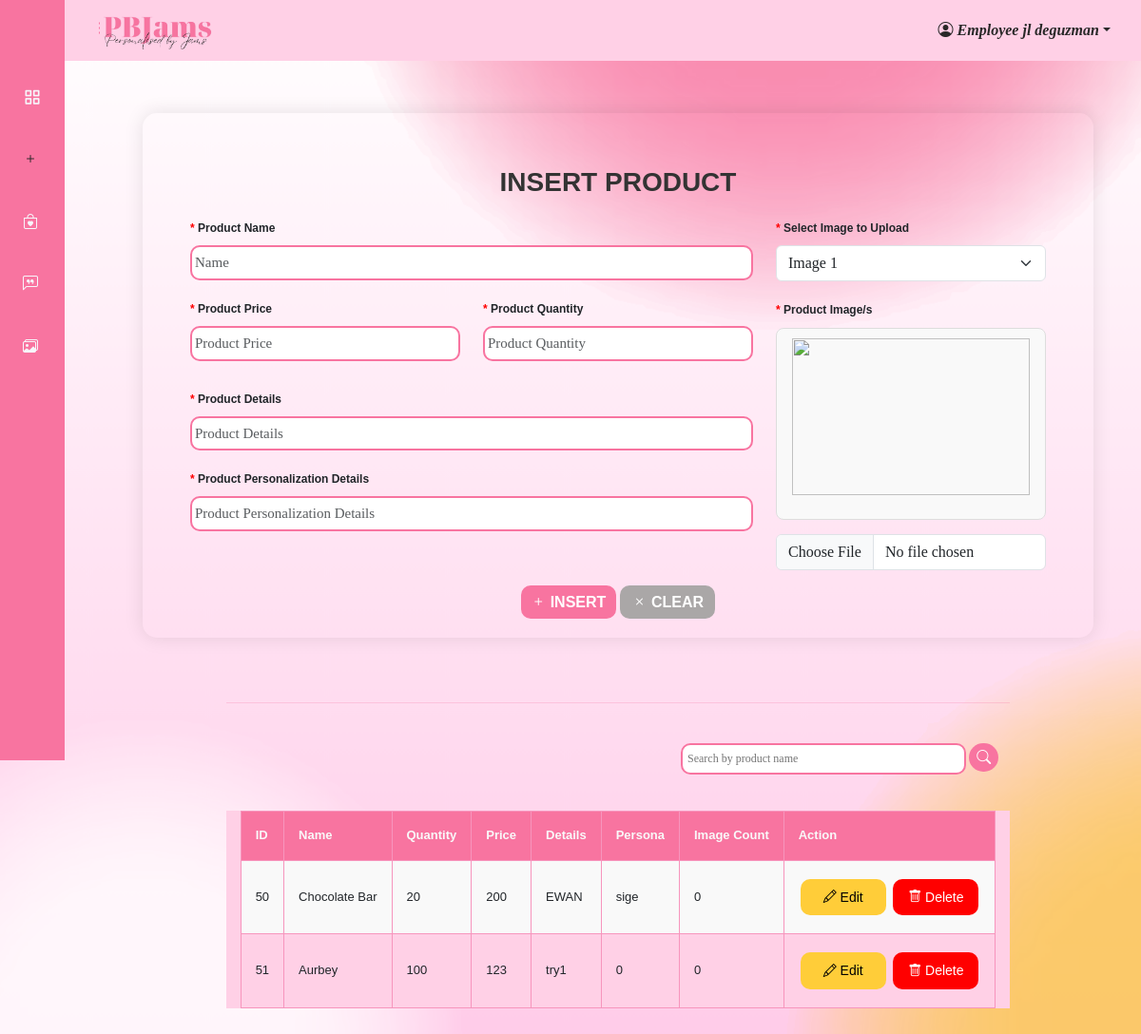
The app's page /admin_side/insert_product.php (signed in) with its own data.
### tables this page shows
CREATE TABLE `products` (
  `p_id` int(3) NOT NULL,
  `Name` varchar(50) NOT NULL,
  `Quantity` int(3) NOT NULL,
  `Price` float NOT NULL,
  `Details` text NOT NULL,
  `Persona` text NOT NULL
);

### admin_side/insert_product.php (the view, shortened to what this page needs)
<!DOCTYPE html>
<html lang="en">
<?php
$servername = 'localhost';
$username = 'root';
$password = '';
$dbname = 'client_db';
$conn = mysqli_connect($servername, $username, $password, $dbname);
$adminstate = '';
if (isset($_SESSION['AdmOrEmp'])) {
    $adminstate = intval($_SESSION['AdmOrEmp']);
    if ($adminstate === 1) {
        $adminstate = "Admin";
    } elseif ($adminstate === 0) {
        $adminstate = "Employee";
    }
} else {
    header("Location: admin_login.php");
    exit();
}
$admin_id = $_SESSION['admin_id'] ?? null;
$admin_name = '';
if ($admin_id) {
    $stmt = $conn->prepare("SELECT first_name, last_name, username FROM admins WHERE admin_id = ?");
    $stmt->bind_param("i", $admin_id);
    $stmt->execute();
    $result = $stmt->get_result();
    if ($result->num_rows > 0) {
        $admin = $result->fetch_assoc();
        $admin_name = htmlspecialchars($admin['first_name'] . ' ' . $admin['last_name']);
    }
}
        if (isset($_GET['search'])) {
            $search = '%' . $_GET['search'] . '%';
        $stmt = $conn->prepare("SELECT
            p.p_id,
            p.name,
            p.quantity,
            p.price,
            p.details,
            p.persona,
            i.image,
            COUNT(i.p_id) as image_count
        FROM
            products p
        LEFT JOIN
            images i ON p.p_id = i.p_id
        WHERE
            p.name LIKE ?
        GROUP BY
            p.p_id");
            $stmt->bind_param("s", $search);
            $stmt->execute();
            $result = $stmt->get_result();
        } else {
            $stmt = $conn->prepare("SELECT
                p.p_id,
                p.name,
                p.quantity,
                p.price,
                p.details,
                p.persona,
                i.image,
                COUNT(i.p_id) as image_count
            FROM
                products p
            LEFT JOIN
                images i ON p.p_id = i.p_id
            GROUP BY
                p.p_id");
            $stmt->execute();
            $result = $stmt->get_result();
        }
?>
<head>
    <link href="https://cdn.jsdelivr.net/npm/bootstrap@5.3.3/dist/css/bootstrap.min.css" rel="stylesheet">
    <link rel="stylesheet" href="/CIP-1101 FINAL PROJECT-20240522T032656Z-001/CIP-1101 FINAL PROJECT/nav.css">
    <link rel="stylesheet" href="https://cdn.jsdelivr.net/npm/bootstrap-icons@1.11.3/font/bootstrap-icons.min.css">
    <link rel="stylesheet" href="https://use.fontawesome.com/releases/v5.15.4/css/all.css"/>
    <link href="https://cdn.jsdelivr.net/npm/bootstrap-icons@1.4.1/font/bootstrap-icons.css" rel="stylesheet">
    <link rel="stylesheet" href="https://maxcdn.bootstrapcdn.com/bootstrap/4.5.2/css/bootstrap.min.css">
    <link href="https://stackpath.bootstrapcdn.com/bootstrap/5.1.3/css/bootstrap.min.css" rel="stylesheet">
    <link href="https://cdn.jsdelivr.net/npm/bootstrap@5.0.0-beta1/dist/css/bootstrap.min.css" rel="stylesheet">
    <link href="https://cdn.jsdelivr.net/npm/boxicons@latest/css/boxicons.min.css" rel="stylesheet">
    <link rel="stylesheet" href="https://cdn.jsdelivr.net/npm/bootstrap-icons@1.11.3/font/bootstrap-icons.min.css">
    <link href="https://maxcdn.bootstrapcdn.com/bootstrap/5.3.0/css/bootstrap.min.css" rel="stylesheet">
    <link rel="stylesheet" href="./css/insert_product.css">
</head>
<body id="body-pd" style="background-image:url('./assets/bg.png');">
    <header class="header" id="header">
        <div class="header_toggle"> <i class='bx bx-menu' id="header-toggle"></i> </div>
        <div class="header_logo"> <img src ="./assets/header.jpg"> </div>
        <div class="dropdown">
                <a href="#" class="dropdown-toggle" data-bs-toggle="dropdown" aria-expanded="false"><i class="bi bi-person-circle"> <?php echo $adminstate; ?> <?php echo $admin_name; ?></i></a>
            </div>
    </header>
    <div class="l-navbar" id="nav-bar">
        <nav class="nav">
            <div class ="nav_con">
                <div class="nav_list">
                    <a href="" class="nav_link">
                       <br>
                    </a>
                    <a href="./admin_dashboard.php" class="nav_link">
                        <i class='bx bx-grid-alt nav_icon'></i>
                    </a>
                    <a href="./insert_product.php" class="nav_link active">
                        <i class="bi bi-plus"></i>
                    </a>
                    <a href="./manage_order.php" class="nav_link">
                        <i class="bi bi-bag-heart"></i>
                    </a>
                    <a href="./manage_reviews.php" class="nav_link">
                    <i class="bi bi-chat-left-quote"></i>
                    <a href="./manage_gallery.php" class="nav_link">
                        <i class="bi bi-images"></i>
                    </a>
                </div>
            </div>
        </nav>
    </div>
<section class="outer">
    <div class="container"><br>
        <h3>INSERT PRODUCT</h3>
        <form runat="server" action="insert_product.php" method="POST" enctype="multipart/form-data">
            <div class="row">
                <div class="col-md-8">
                    <div class="mb-3">
                        <label for="product_name"><span style="color: red;">&#42; </span>Product Name</label>
                        <input type="text" id="product_name" name="product_name" class="form-control" placeholder="Name" required>
                    </div>
                    <div class="row mb-3">
                        <div class="col">
                            <label for="product_price"><span style="color: red;">&#42; </span>Product Price</label>
                            <input type="text" id="product_price" name="product_price" class="form-control" placeholder="Product Price" required>
                        </div>
                        <div class="col">
                            <label for="product_qty"><span style="color: red;">&#42; </span>Product Quantity</label>
                            <input type="text" id="product_qty" name="product_qty" class="form-control" placeholder="Product Quantity" required>
                        </div>
                    </div>
                    <div class="mb-3">
                        <label for="product_detail"><span style="color: red;">&#42; </span>Product Details</label>
                        <input type="text" id="product_detail" name="product_detail" class="form-control" placeholder="Product Details" required>
                    </div>
                    <div class="mb-3">
                        <label for="product_persona"><span style="color: red;">&#42; </span>Product Personalization Details</label>
                        <input type="text" id="product_persona" name="product_persona" class="form-control" placeholder="Product Personalization Details" required>
                    </div>
                </div>
                <div class="col-md-4 mt-0">
                    <label for="imageDropdown" class="form-label" style="margin-top: -100px;"><span style="color: red;">&#42;</span> Select Image to Upload</label>
                    <select id="imageDropdown" class="form-select mb-3 mt-0">
                        <option value="1">Image 1</option>
                    </select>
                    <div id="imageUploadContainer">
                        <label for="image1" class="form-label"><span style="color: red;">&#42;</span> Product Image/s</label>
                        <div class="card-container">
                            <img src="#" id="tempImg1" class="tempImg"/>
                        </div>
                        <input type="file" id="image1" name="image1" class="form-control mb-3">
                    </div>
                </div>
            </div>
            <div class="text-center">
                <button class="insert-btn" type="submit"><i class="bi bi-plus"></i> INSERT</button>
                <button class="clear-btn" type="reset"><i class="bi bi-x"></i> CLEAR</button>
            </div>
        </form>
    </div>
</section>
      <div class="outer_container">
    <div class="table_container">
        <div class="container-lg my-5">
            <hr><br>
            <div class="container-lg">
                <form action="" method="GET">
                    <div class="search">
                        <label for="search">
                            <input type="text" id="search" name="search" placeholder="Search by product name">
                            <button type="submit" class="btn-search"><i class="bi bi-search"></i></button>
                        </label>
                    </div>
                </form>
            </div>
            <div class="table-wrapper col-lg-12 col-sm-5">
                <table>
                    <tr>
                        <th>ID</th>
                        <th>Name</th>
                        <th>Quantity</th>
                        <th>Price</th>
                        <th>Details</th>
                        <th>Persona</th>
                        <th>Image Count</th>
                        <th>Action</th>
                    </tr>
                    <?php
                    if ($result->num_rows > 0) {
                        while ($row = $result->fetch_assoc()) {
                            echo "<tr>";
                            echo "<td>" . $row['p_id'] . "</td>";
                            echo "<td>" . $row['name'] . "</td>";
                            echo "<td>" . $row['quantity'] . "</td>";
                            echo "<td>" . $row['price'] . "</td>";
                            echo "<td>" . $row['details'] . "</td>";
                            echo "<td>" . $row['persona'] . "</td>";
                            echo "<td>" . $row['image_count'] . "</td>";
                            echo "<td>
                                    <form method='get' action='update_product.php' class='form-action-edit d-inline'>
                                        <input type='hidden' name='product_id' value='" . $row['p_id'] . "' />
                                        <button type='submit' class='edit-btn'>
                                            <i class='bi bi-pencil'></i> Edit
                                        </button>
                                    </form>
                                    <form method='post' action='' class='form-action-delete d-inline'>
                                        <input type='hidden' name='product_id' value='" . $row['p_id'] . "' />
                                        <button type='submit' name='delete' class='delete-btn'>
                                            <i class='bi bi-trash'></i> Delete
                                        </button>
                                    </form>
                                  </td>";
                            echo "</tr>";
                        }
                    } else {
                        echo "<tr><td colspan='8'>No products found</td></tr>";
                    }
                    ?>
                </table>
            </div>
        </div>
    </div>
</div>
</body>
</html>

### legitClientSide/client side/css/nav.css (style rules this page uses)
body { font-family: century gothic; line-height: 1.6; background-image: url("./assets/bg.png"); background-size: cover; background-repeat: no-repeat; }
.dropdown { font-family: century gothic; }
.dropdown a { text-decoration: none; font-weight: bold; color: #292828; }
.row { border: none; background: transparent; }
.outer_container { border-radius: 20px; }
input { font-family: century gothic; }

### records on screen
products: p_id "50", Name "Chocolate Bar", Quantity "20", Price "200", Details "EWAN", Persona "sige", image_count "0"
products: p_id "51", Name "Aurbey", Quantity "100", Price "123", Details "try1", Persona "0", image_count "0"

### other values on screen
$adminstate "Employee"
$admin_name "jl deguzman"
